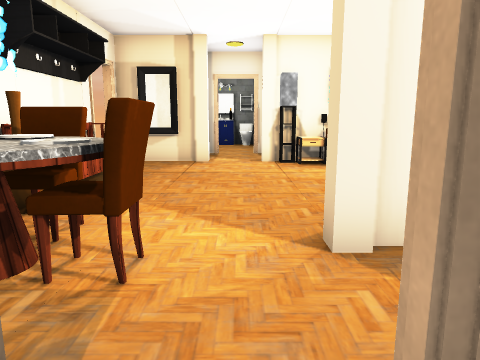
[1] (above)

21 first-person views from a walk through a scene from a Unity 3-D project. The camera is 1.3 m above the floor, tilts 10° down and sees 70° across. The floor is counted in squares, 1 m on a side. Each view is taken from the middle of a square. On the plan, view 1 faces up. The plan holds only what a view shows up to about 15 squares ahead; the rest is blank. The place goes on beyond the plan. The player is left out. Door leaves are left out, so doorways stand open. Some surface patterns are stand-ins.

[2]
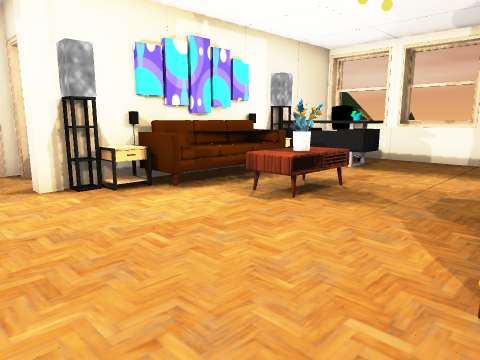

[3]
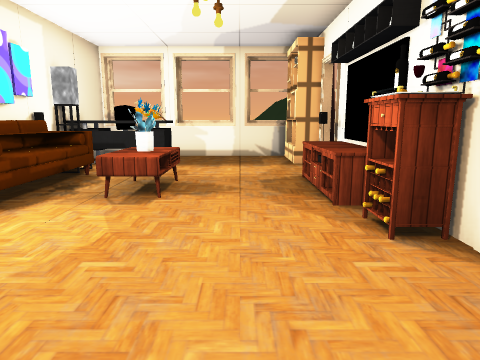

[4]
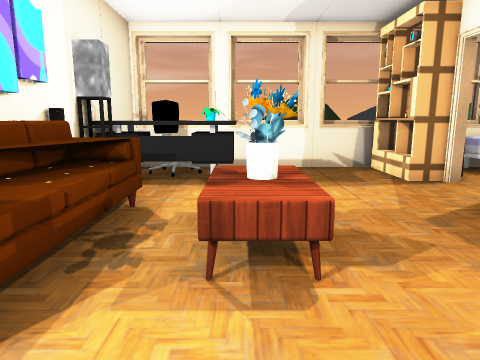

[5]
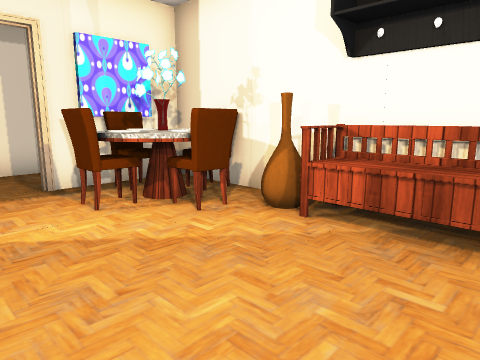

[6]
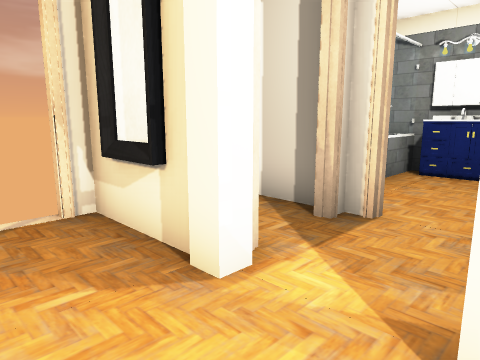

[7]
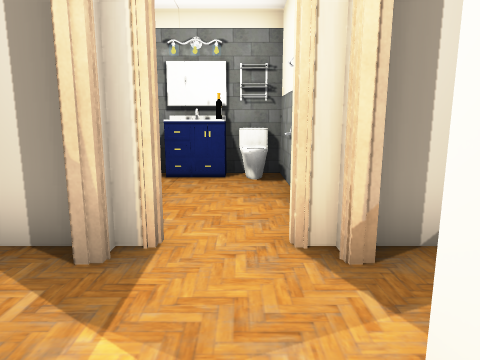

[8]
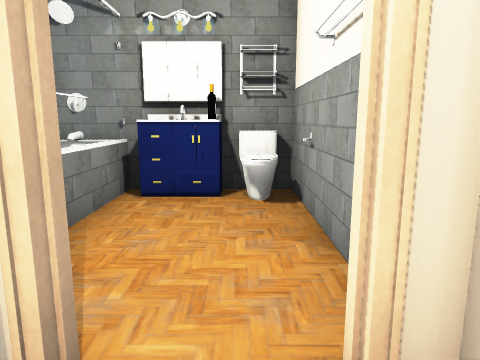

[9]
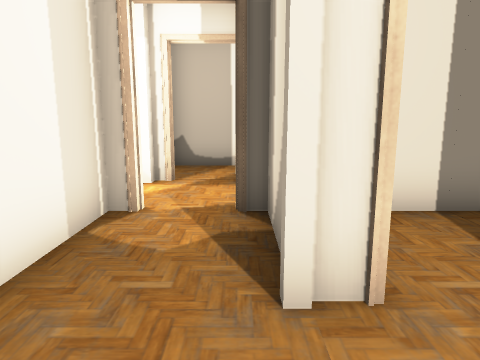

[10]
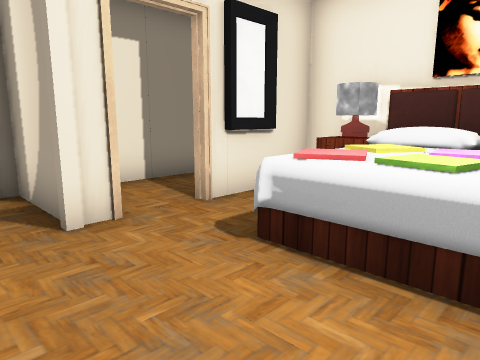

[11]
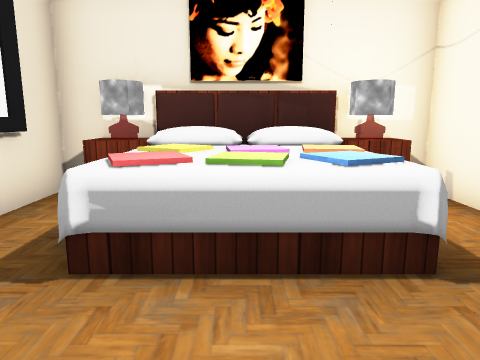

[12]
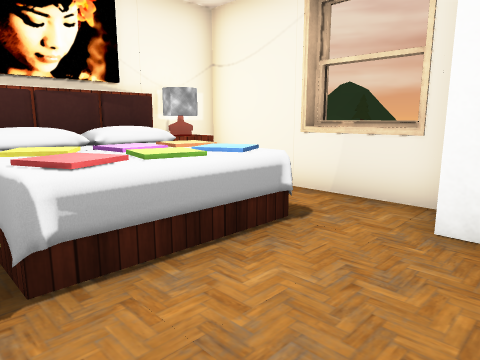

[13]
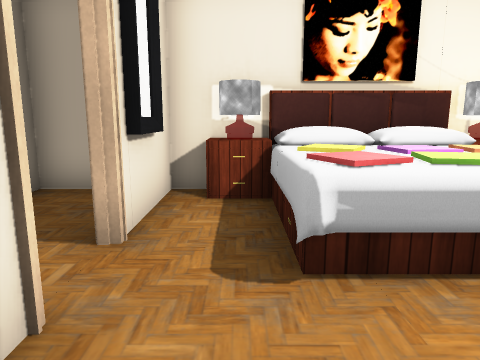

[14]
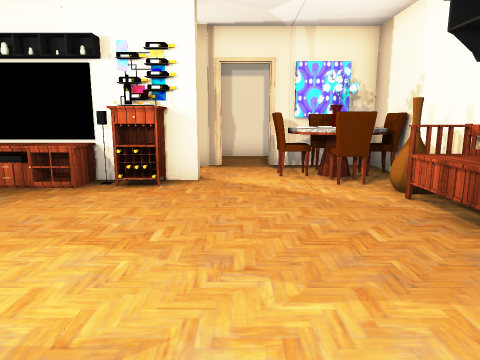

[15]
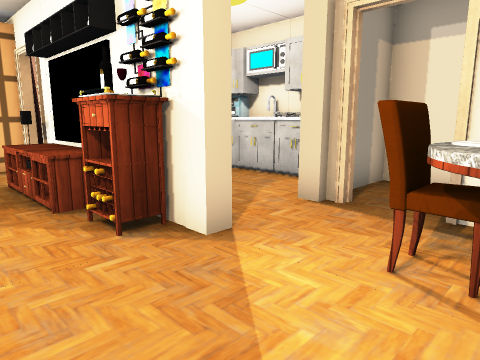

[16]
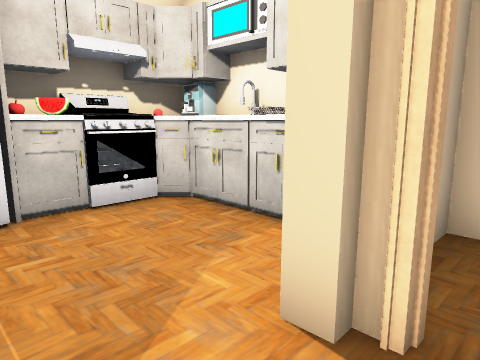

[17]
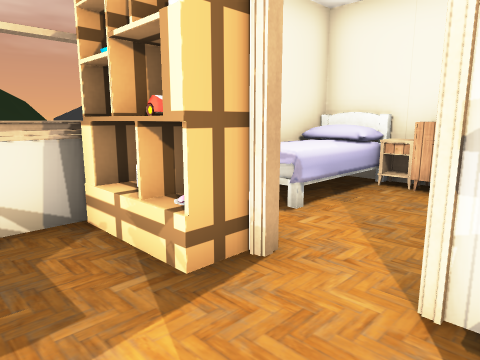

[18]
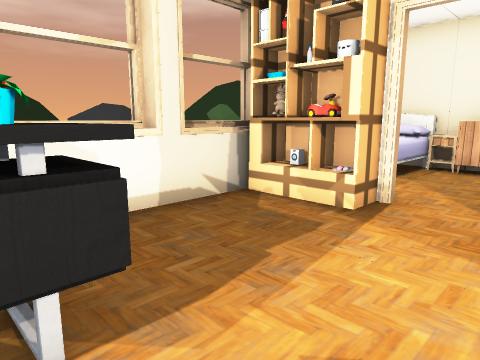

[19]
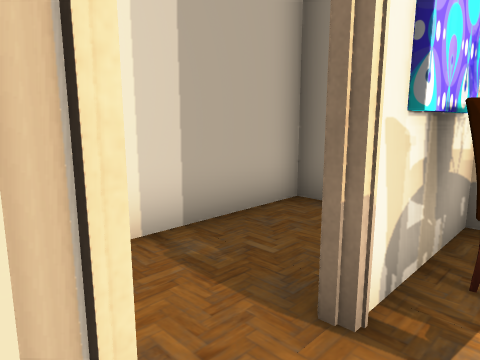

[20]
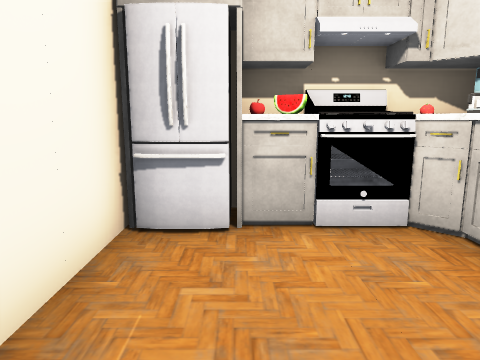

[21]
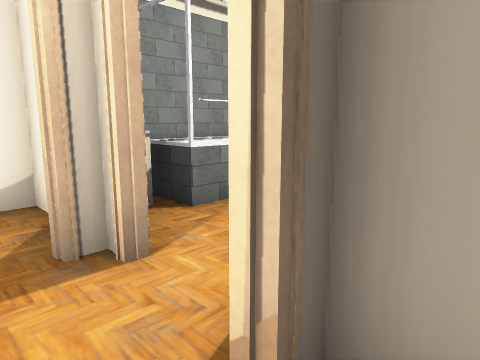

### Floor plan
Ten units are one square. View 1 is at (0, 0); x grows to the right and y downward. Boxes are objects, and circles mark ways between rooms. Rooms are numbered by the first view taken in them; rooms with no view inside come last. Other rooms are left out.
<svg viewBox="-50 -190 167 209">
<path fill="none" stroke="#000" d="M-26 -11 -9 -11M-38 9 -38 14 10 14 10 0M14 -36 35 -36M54 -36 67 -36M77 -94 77 -109M-14 -109 -39 -109M78 -104 72 -104M89 -81 77 -81 77 -86M-19 -107 -31 -107M-38 -91 -38 -11 -26 -11M104 -63 112 -63M108 -62 108 -81 104 -81M108 -87 108 -97M105 -42 105 -109 14 -109M108 -39 108 -57M110 -107 104 -107M82 -100 77 -100M37 -141 37 -135M39 -171 39 -159M105 -134 105 -185M34 -134 5 -134M108 -137 108 -157 104 -157M37 -184 37 -155M15 -111 35 -111M35 -34 29 -34M25 4 45 4M31 14 45 14M60 4 60 -16M37 -155 34 -155M22 -184 12 -184 12 -151M-21 -185 -21 -151M10 -149 10 -184 -29 -184M-13 -130 -16 -130M-16 -134 -38 -134 -38 -104"/>
<rect x="-45" y="-35" width="20" height="10" fill="#bbb"><title>other object</title></rect>
<rect x="-35" y="-25" width="20" height="10" fill="#bbb"><title>other object</title></rect>
<rect x="-35" y="-45" width="20" height="10" fill="#bbb"><title>other object</title></rect>
<rect x="-35" y="-55" width="10" height="10" fill="#bbb"><title>other object</title></rect>
<rect x="-35" y="-85" width="10" height="30" fill="#bbb"><title>other object</title></rect>
<rect x="-25" y="-35" width="10" height="10" fill="#bbb"><title>other object</title></rect>
<rect x="-15" y="-35" width="10" height="10" fill="#bbb"><title>other object</title></rect>
<rect x="-15" y="-115" width="10" height="10" fill="#bbb"><title>other object</title></rect>
<rect x="5" y="-115" width="10" height="10" fill="#bbb"><title>other object</title></rect>
<rect x="15" y="-45" width="10" height="10" fill="#bbb"><title>other object</title></rect>
<rect x="15" y="-105" width="20" height="10" fill="#bbb"><title>other object</title></rect>
<rect x="35" y="-75" width="20" height="10" fill="#bbb"><title>other object</title></rect>
<rect x="35" y="-85" width="20" height="10" fill="#bbb"><title>other object</title></rect>
<rect x="35" y="-105" width="20" height="10" fill="#bbb"><title>other object</title></rect>
<rect x="55" y="-105" width="20" height="10" fill="#bbb"><title>other object</title></rect>
<rect x="75" y="-45" width="30" height="10" fill="#bbb"><title>other object</title></rect>
<rect x="75" y="-95" width="10" height="10" fill="#bbb"><title>other object</title></rect>
<rect x="85" y="-105" width="20" height="20" fill="#bbb"><title>other object</title></rect>
<rect x="35" y="-135" width="10" height="10" fill="#bbb"><title>other object</title></rect>
<rect x="45" y="-175" width="10" height="10" fill="#bbb"><title>other object</title></rect>
<rect x="45" y="-185" width="10" height="10" fill="#bbb"><title>other object</title></rect>
<rect x="55" y="-185" width="40" height="40" fill="#bbb"><title>other object</title></rect>
<rect x="85" y="-135" width="20" height="20" fill="#bbb"><title>other object</title></rect>
<rect x="85" y="-185" width="10" height="10" fill="#bbb"><title>other object</title></rect>
<rect x="95" y="-185" width="10" height="10" fill="#bbb"><title>other object</title></rect>
<rect x="5" y="-15" width="10" height="10" fill="#bbb"><title>other object</title></rect>
<rect x="5" y="-35" width="10" height="10" fill="#bbb"><title>other object</title></rect>
<rect x="45" y="-5" width="10" height="10" fill="#bbb"><title>other object</title></rect>
<rect x="45" y="-15" width="10" height="10" fill="#bbb"><title>other object</title></rect>
<rect x="45" y="-25" width="10" height="10" fill="#bbb"><title>other object</title></rect>
<rect x="45" y="-35" width="10" height="10" fill="#bbb"><title>other object</title></rect>
<rect x="-15" y="-185" width="10" height="10" fill="#bbb"><title>other object</title></rect>
<rect x="-5" y="-185" width="10" height="20" fill="#bbb"><title>other object</title></rect>
<circle cx="0" cy="-10" r="3" fill="#2a7"/>
<circle cx="28" cy="-32" r="3" fill="#2a7"/>
<circle cx="0" cy="-128" r="3" fill="#2a7"/>
<circle cx="40" cy="-145" r="3" fill="#2a7"/>
<text x="-20" y="0">1</text>
<text x="30" y="-70">2</text>
<text x="70" y="-150">3</text>
<text x="30" y="-20">4</text>
<text x="20" y="-160">5</text>
<text x="-10" y="-170">6</text>
<text x="-30" y="-120">7</text>
</svg>
Room 1 opens to room 2. Room 2 opens to room 4. Room 2 opens to room 7. Room 3 opens to room 5.

Where each view was taken, in squares from view 1:
view 1: 0 up, 0 right, facing up
view 2: 4 up, 1 left, facing up-right
view 3: 6 up, 2 left, facing right
view 4: 8 up, 1 right, facing right
view 5: 8 up, 1 right, facing down-left
view 6: 9 up, 1 right, facing up-left
view 7: 10 up, 0 right, facing up
view 8: 12 up, 0 right, facing up
view 9: 13 up, 6 right, facing left
view 10: 12 up, 8 right, facing up-left
view 11: 12 up, 7 right, facing up
view 12: 12 up, 5 right, facing up-right
view 13: 12 up, 5 right, facing up
view 14: 11 up, 0 right, facing down
view 15: 6 up, 2 left, facing down-right
view 16: 3 up, 0 right, facing down-right
view 17: 6 up, 6 right, facing down-right
view 18: 9 up, 6 right, facing down-right
view 19: 2 up, 1 right, facing down-left
view 20: 2 up, 1 right, facing right
view 21: 12 up, 2 right, facing up-left
